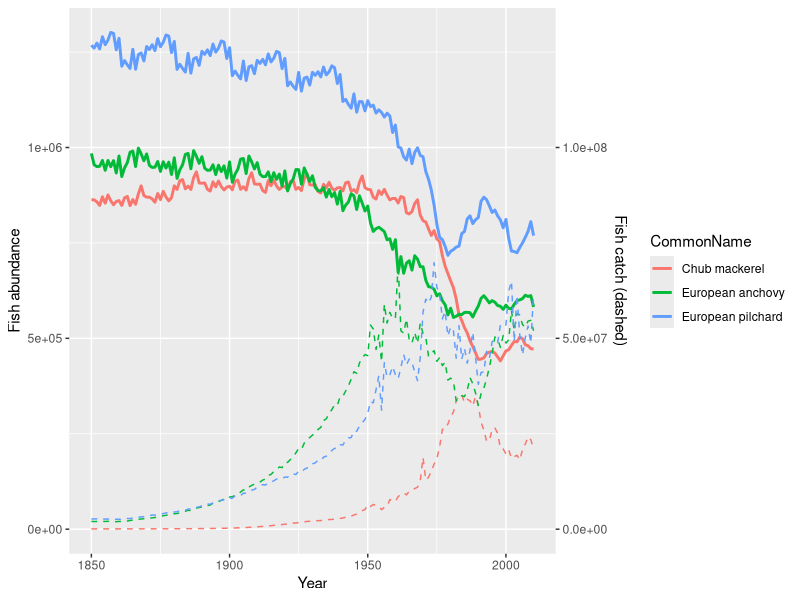

Source code (R):
## ---- chunk 1
knitr::opts_chunk$set(echo = TRUE)
## ---- chunk 2
library(tidyverse)
## ---- chunk 3
fish_sim <- read.csv("fish_data.csv")
head(fish_sim)
## ---- chunk 4
# Scale to be able to plot both axes
sc <- 100
ggplot(data = fish_sim, aes(x = Year)) +
  geom_line(aes(y = Abd, colour = CommonName), size = 1) +
  geom_line(aes(y = Catch*sc, colour = CommonName), size = 0.5, lty = 2) +
  scale_y_continuous(
    
    # Features of the first axis
    name = "Fish abundance",
    
    # Add a second axis and specify its features
    sec.axis = sec_axis(~.*sc, name="Fish catch (dashed)")
  )
  
